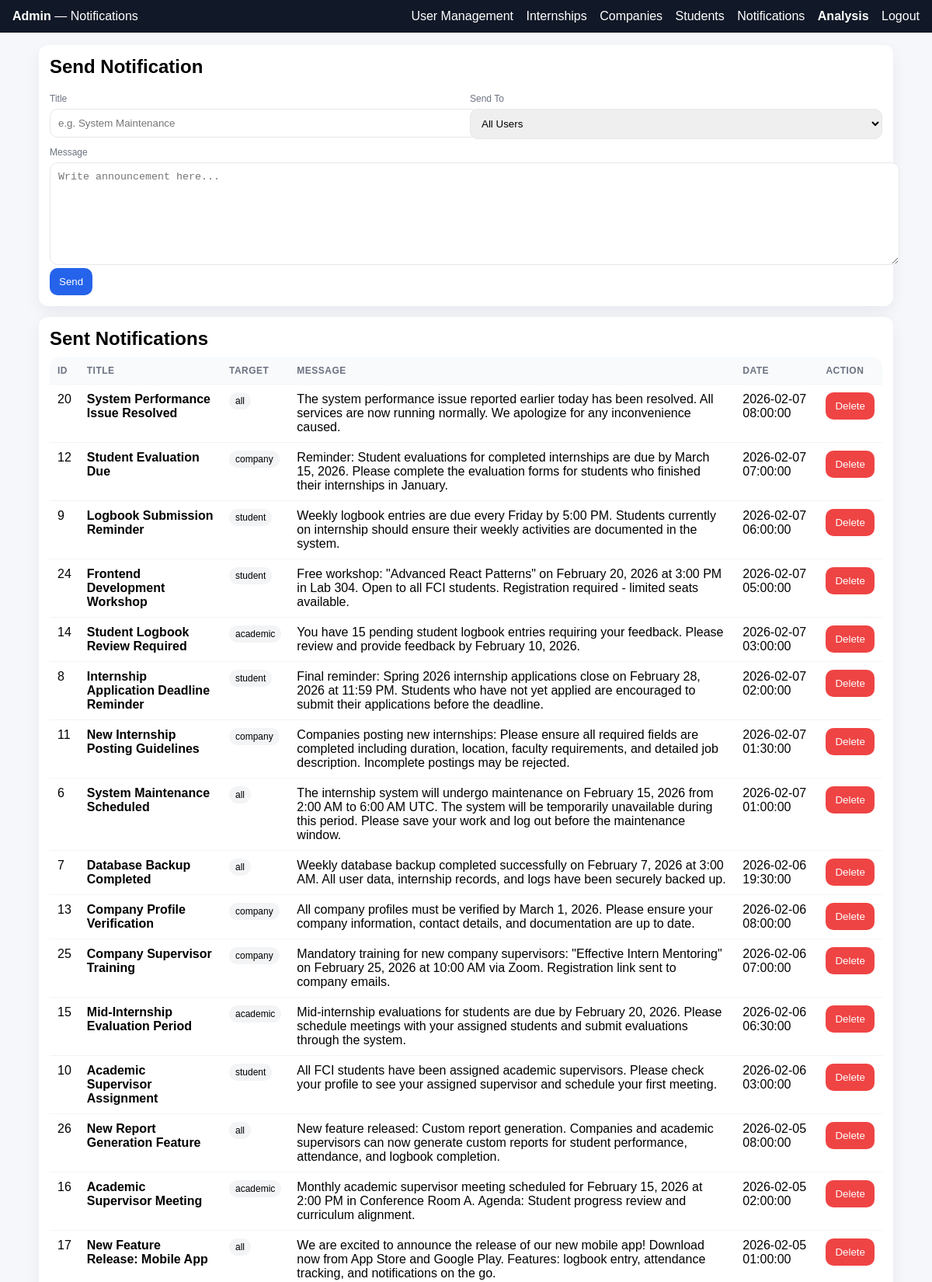
The app's page /dashboard/admin_notifications.php (signed in, upper part) with its own data.
### tables this page shows
CREATE TABLE `notifications` (
  `id` int(11) NOT NULL,
  `title` varchar(150) NOT NULL,
  `message` text NOT NULL,
  `target_role` enum('all','student','company','academic') NOT NULL DEFAULT 'all',
  `created_at` timestamp NOT NULL DEFAULT current_timestamp()
);

### dashboard/admin_notifications.php (the view, shortened to what this page needs)
<?php
include("../config/db.php");
$stmt = $conn->prepare("SELECT * FROM notifications ORDER BY created_at DESC");
$stmt->execute();
$notes = $stmt->get_result();
?>
<!DOCTYPE html>
<html>
<head>
</head>
<body>
<div class="navbar">
    <div><b>Admin</b> — Notifications</div>
    <div>
        <a href="admin.php">User Management</a>
        <a href="admin_internships.php">Internships</a>
        <a href="admin_companies.php">Companies</a>
        <a href="admin_students.php">Students</a>
        <a href="admin_notifications.php">Notifications</a>
        <a href="admin_analysis.php"><b>Analysis</b></a>
        <a href="../auth/logout.php">Logout</a>
    </div>
</div>
<div class="container">
    <div class="card">
        <h2 style="margin:0 0 10px;">Send Notification</h2>
        <form method="POST" action="admin_notification_send.php">
            <div class="row">
                <div>
                    <label>Title</label>
                    <input type="text" name="title" maxlength="150" required placeholder="e.g. System Maintenance">
                </div>
                <div>
                    <label>Send To</label>
                    <select name="target_role" required>
                        <option value="all">All Users</option>
                    </select>
                </div>
            </div>
            <label>Message</label>
            <textarea name="message" required placeholder="Write announcement here..."></textarea>
            <button class="btn" type="submit">Send</button>
        </form>
    </div>
    <div class="card">
        <h2 style="margin:0 0 10px;">Sent Notifications</h2>
        <table>
            <tr>
                <th>ID</th>
                <th>Title</th>
                <th>Target</th>
                <th>Message</th>
                <th>Date</th>
                <th>Action</th>
            </tr>
            <?php while ($n = $notes->fetch_assoc()): ?>
                <tr>
                    <td><?= (int)$n['id'] ?></td>
                    <td><b><?= htmlspecialchars($n['title']) ?></b></td>
                    <td><span class="tag"><?= htmlspecialchars($n['target_role']) ?></span></td>
                    <td><?= nl2br(htmlspecialchars($n['message'])) ?></td>
                    <td><?= htmlspecialchars($n['created_at']) ?></td>
                    <td>
                        <form method="POST" action="admin_notification_delete.php" style="display:inline;">
                            <button class="btn btn-red" onclick="return confirm('Delete this notification?');">Delete</button>
                        </form>
                    </td>
                </tr>
            <?php endwhile; ?>
        </table>
    </div>
</div>
</body>
</html>

### dashboard/admin_notifications.php (style rules this page uses)
body { background:#f6f7fb; font-family:Arial; margin:0; }
.navbar { background:#111827; color:#fff; padding:12px 16px; display:flex; justify-content:space-between; align-items:center; }
.navbar a { color:#fff; text-decoration:none; margin-left:12px; }
.container { max-width:1100px; margin:16px auto; padding:0 16px; }
.card { background:#fff; border-radius:12px; padding:14px; box-shadow:0 8px 20px rgba(17,24,39,0.06); margin-bottom:14px; }
label { font-size:12px; color:#6b7280; display:block; margin:10px 0 6px; }
input, select, textarea { width:100%; padding:10px; border:1px solid #e5e7eb; border-radius:10px; }
textarea { min-height:110px; resize:vertical; }
.row { display:flex; gap:10px; flex-wrap:wrap; }
.row > div { flex:1; min-width:220px; }
.btn { background:#2563eb; color:#fff; border:none; padding:10px 12px; border-radius:10px; cursor:pointer; }
.btn-red { background:#ef4444; }
table { width:100%; border-collapse:separate; border-spacing:0; border-radius:12px; overflow:hidden; background:#fff; }
th, td { padding:10px; border-bottom:1px solid #f1f5f9; text-align:left; vertical-align:top; }
th { background:#f8fafc; font-size:12px; color:#6b7280; text-transform:uppercase; letter-spacing:.04em; }
.tag { display:inline-block; padding:4px 8px; border-radius:999px; font-size:12px; background:#f3f4f6; }

### records on screen
notifications: id "20", title "System Performance Issue Resolved", target_role "all", message "The system performance issue reported earlier today has been resolved. All services are now running normally. We apologize for any inconvenience caused.", created_at "2026-02-07 08:00:00"
notifications: id "12", title "Student Evaluation Due", target_role "company", message "Reminder: Student evaluations for completed internships are due by March 15, 2026. Please complete the evaluation forms for students who finished their internships in January.", created_at "2026-02-07 07:00:00"
notifications: id "9", title "Logbook Submission Reminder", target_role "student", message "Weekly logbook entries are due every Friday by 5:00 PM. Students currently on internship should ensure their weekly activities are documented in the system.", created_at "2026-02-07 06:00:00"
notifications: id "24", title "Frontend Development Workshop", target_role "student", message "Free workshop: \"Advanced React Patterns\" on February 20, 2026 at 3:00 PM in Lab 304. Open to all FCI students. Registration required - limited seats available.", created_at "2026-02-07 05:00:00"
notifications: id "14", title "Student Logbook Review Required", target_role "academic", message "You have 15 pending student logbook entries requiring your feedback. Please review and provide feedback by February 10, 2026.", created_at "2026-02-07 03:00:00"
notifications: id "8", title "Internship Application Deadline Reminder", target_role "student", message "Final reminder: Spring 2026 internship applications close on February 28, 2026 at 11:59 PM. Students who have not yet applied are encouraged to submit their applications before the deadline.", created_at "2026-02-07 02:00:00"
notifications: id "11", title "New Internship Posting Guidelines", target_role "company", message "Companies posting new internships: Please ensure all required fields are completed including duration, location, faculty requirements, and detailed job description. Incomplete postings may be rejected.", created_at "2026-02-07 01:30:00"
notifications: id "6", title "System Maintenance Scheduled", target_role "all", message "The internship system will undergo maintenance on February 15, 2026 from 2:00 AM to 6:00 AM UTC. The system will be temporarily unavailable during this period. Please save your work and log out before the maintenance window.", created_at "2026-02-07 01:00:00"
notifications: id "7", title "Database Backup Completed", target_role "all", message "Weekly database backup completed successfully on February 7, 2026 at 3:00 AM. All user data, internship records, and logs have been securely backed up.", created_at "2026-02-06 19:30:00"
notifications: id "13", title "Company Profile Verification", target_role "company", message "All company profiles must be verified by March 1, 2026. Please ensure your company information, contact details, and documentation are up to date.", created_at "2026-02-06 08:00:00"
notifications: id "25", title "Company Supervisor Training", target_role "company", message "Mandatory training for new company supervisors: \"Effective Intern Mentoring\" on February 25, 2026 at 10:00 AM via Zoom. Registration link sent to company emails.", created_at "2026-02-06 07:00:00"
notifications: id "15", title "Mid-Internship Evaluation Period", target_role "academic", message "Mid-internship evaluations for students are due by February 20, 2026. Please schedule meetings with your assigned students and submit evaluations through the system.", created_at "2026-02-06 06:30:00"
notifications: id "10", title "Academic Supervisor Assignment", target_role "student", message "All FCI students have been assigned academic supervisors. Please check your profile to see your assigned supervisor and schedule your first meeting.", created_at "2026-02-06 03:00:00"
notifications: id "26", title "New Report Generation Feature", target_role "all", message "New feature released: Custom report generation. Companies and academic supervisors can now generate custom reports for student performance, attendance, and logbook completion.", created_at "2026-02-05 08:00:00"
notifications: id "16", title "Academic Supervisor Meeting", target_role "academic", message "Monthly academic supervisor meeting scheduled for February 15, 2026 at 2:00 PM in Conference Room A. Agenda: Student progress review and curriculum alignment.", created_at "2026-02-05 02:00:00"
notifications: id "17", title "New Feature Release: Mobile App", target_role "all", message "We are excited to announce the release of our new mobile app! Download now from App Store and Google Play. Features: logbook entry, attendance tracking, and notifications on the go.", created_at "2026-02-05 01:00:00"
